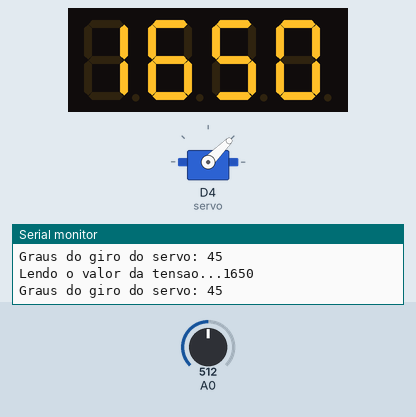
This sketch was run on a simulated ESP8266 (NodeMCU). On the bench: servo, 4-digit seven-segment display, the last lines printed to the serial monitor. The inputs (shaded band) are chosen by the test bench; at power-on: A0 = 512.

Above: at 1.2 s.
1.3 s: A0 set to 716
At 2.5 s:
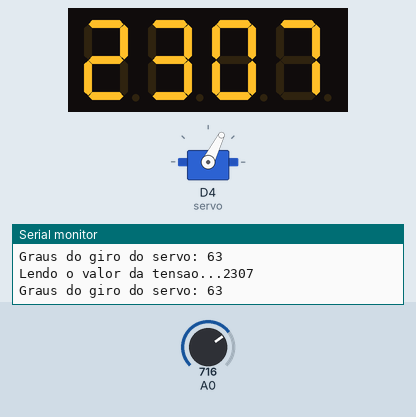
2.8 s: A0 set to 1023
At 3.1 s:
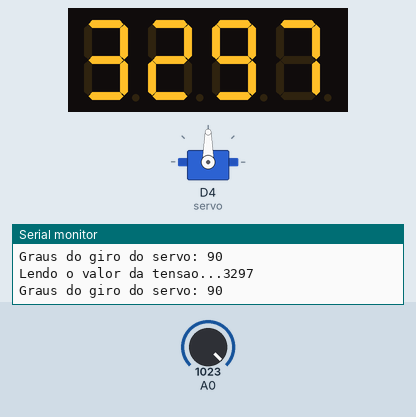
4.3 s: A0 set to 306
At 4.6 s:
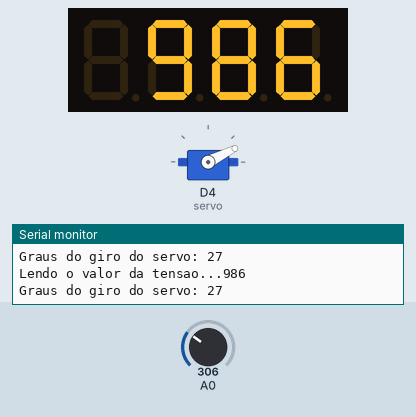
5.8 s: A0 set to 122
At 6.2 s:
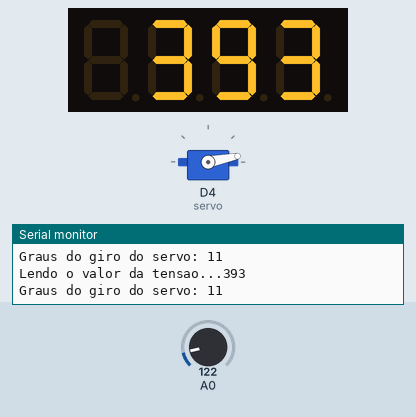
Timing chart, 0 to 8.3 s (numbered marks = the images above; inputs shaded):
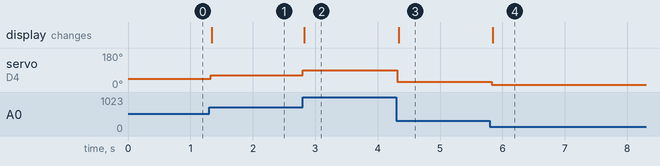

The sketch:

pratica3.ino
```cpp
#include <TM1637Display.h>
#include <Servo.h>

TM1637Display display(D6, D5);
Servo servo;

void setup() {
  // put your setup code here, to run once:
  Serial.begin(115200);
  servo.attach(D4);
  display.setBrightness(255);
}

void loop() {
  Serial.print("Lendo o valor da tensao...");
  int tensao = map(analogRead(A0), 0, 1024, 0, 3300);
  Serial.println(tensao);
  int grau = map(tensao, 0, 3300, 0, 90);
  servo.write(grau);
  Serial.print("Graus do giro do servo: ");
  Serial.println(grau);
  showLed(grau, tensao);
  delay(10);
}

void showLed(int grau, int tensao) {
  display.showNumberDec(tensao);
  // delay(2000);
  // display.showNumberDec(grau);
  // delay(2000);
}
```

Measured:
- after the input at 1.3 s, servo on D4 (servo): 45° → 63° at once; the display: changes at once (image 1)
- after the input at 2.8 s, servo on D4 (servo): 63° → 90° at once; the display: changes at once (image 2)
- after the input at 4.3 s, servo on D4 (servo): 90° → 27° at once; the display: changes at once (image 3)
- after the input at 5.8 s, servo on D4 (servo): 27° → 11° at once; the display: changes after 0.05 s (image 4)
